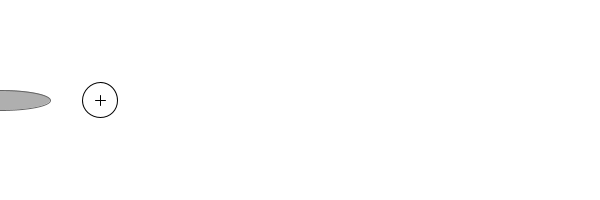
Frame 1 (no input)
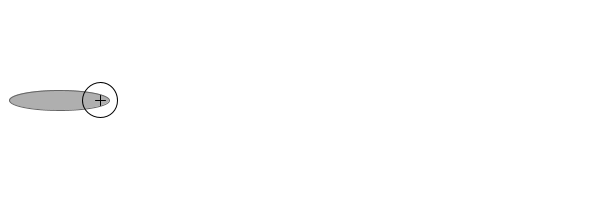
Frame 60 (the mouse pressed at the canvas centre just before this capture)
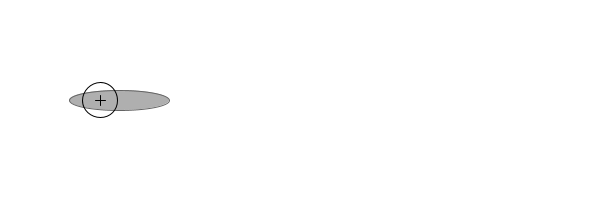
Frame 120 (the mouse held since frame 60 and released just before this capture)

The Processing sketch that drew these frames (run headless with seeded random() and noise(); from frame 60 on, the mouse is pressed at the canvas centre):

// Processing sketch: morskoy_boy_0
// ── morskoy_boy_0.pde

int x = 0;
int y = 100;
int speed = 1;
Target target;
Ship ship;
Torpedo [] torpedoes = new Torpedo[10];
int currentTorpedo = 0;

// Setup does not change
void setup() {
  size(600,200);
  smooth();
  target = new Target();
  ship = new Ship();
}

void draw() {
  background(255);
  checkKeys();
  ship.drawShip(); 
  for(int i = 0; i < 10; i++)
  {
    if(torpedoes[i] != null)
    {
        torpedoes[i].drawTorpedo();
    }
  }
  
  display();
}


// A function to display the scene
void display() {
  
  // draw the 'target'
  ellipseMode(CENTER);
  stroke(0);
  noFill();
  int tx = target.centerX;
  ellipse(tx,100,35,35);
  line(tx-5, y, tx+5, y);
  line(tx, y-5, tx, y+5);
}

void keyReleased() {
   if (keyCode == UP){
      println("***SHOOT***");
     if(currentTorpedo < 10)
       {
          println("currentTorpedo: " + currentTorpedo);
          torpedoes[currentTorpedo] = new Torpedo(target.centerX, target.centerY);
          torpedoes[currentTorpedo].shoot();
          currentTorpedo++;
       }
    }   
}

void checkKeys(){
  if (keyPressed) {
    if (keyCode == RIGHT) {
      target.moveRight();
    }   

    if (keyCode == LEFT) {
      target.moveLeft();
    }
    
    
  } 
}

// ── Ship.pde
class Ship
{
  
 int centerX = 0;
 int centerY = 100;;
 int shipLength;
 int speed = 1;
  
 PImage shipImage = new PImage(); 
  
 void move()
 {
   centerX = centerX + speed;
   if ((centerX > width)) {
    centerX = -30;
  }
 }

 void drawShip()
 {
   stroke(100);
   fill(175);
   ellipse(centerX,100,100,20);
   move();
 } 
}

// ── Torpedo.pde
class Torpedo
{
  int centerX = width/2;
  int centerY = height;
  int destinationX;
  int destinationY;
  boolean amShooting = false;
  
  Torpedo(int destX, int destY)
  {
    destinationX = destX;
    destinationY = destY;
  }
  
  void move()
  {
    centerX = (int)lerp(centerX, destinationX, 0.02);
    centerY = (int)lerp(centerY, destinationY, 0.02);
    
  }
  
  void drawTorpedo()
  {
    if(centerY < 101 )
    {
      amShooting = false;
    }
    
    if(amShooting)
    {
   //    println("TORPEDO DRAWN");
        stroke(50);
        fill(66);
        ellipse(centerX,centerY,10,20);
        move();
    }
  }
  
  void shoot()
  {
    amShooting = true;
    int centerX = width/2;
    int centerY = height;
    //println("centerX: " + centerX + " centerY: " + centerY);
  }
}

// ── target.pde
class Target
{
  //position
  int centerX = 100;
  int centerY = 100; 
  int speed = 2;
  
  String dirState = "right";

  void moveRight()
  {
    dirState = "right";
    centerX += speed;
  }

  void moveLeft()
  {
    dirState = "left";
    centerX -= speed;
  }
 
  void checkState()
  {
    if (dirState == "right"){
      moveRight();
    } 
    else if (dirState == "left"){
      moveLeft();
    } 
  }

}
